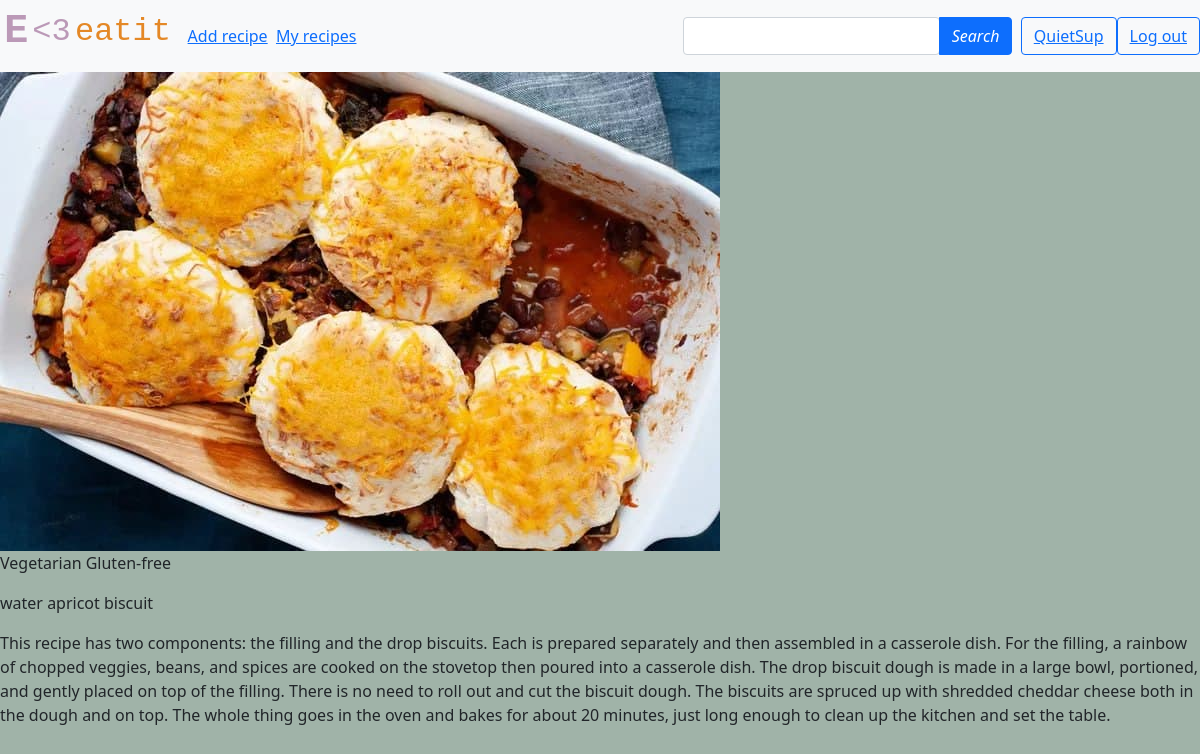
Screenshot of /post/24/ (signed in) with the database file from the repository.
### recipes/models.py (models this page shows, shortened)
class Recipe(models.Model):
    name = models.CharField('Recipe name', max_length=50, unique=True)
    photo = models.ImageField('Photo', upload_to='photos')
    content = models.TextField('Content', blank=False)
    time_created = models.DateTimeField('Creation time', auto_now_add=True)
    time_updated = models.DateTimeField('Update time', auto_now=True)
    author = models.ForeignKey(User, on_delete=models.CASCADE, related_name='posts')
    cat = models.ManyToManyField('Category', verbose_name='Categories')
    ingr = models.ManyToManyField('Ingredient', verbose_name='Ingredients')
    class Meta:
        ordering = ['-time_created', 'name']

class Category(models.Model):
    name = models.CharField(max_length=20, unique=True)
    class Meta:
        verbose_name_plural = 'Categories'

class Ingredient(models.Model):
    name = models.CharField(max_length=20, unique=True)

### recipes/views.py (the view)
# urls.py: path('post/<int:post_id>/', show_post, name='post'),
def show_post(request, post_id):
    recipe = Recipe.objects.filter(id=post_id).first()
    return render(request, 'recipes/recipe.html', {'recipe': recipe})

### recipes/templates/recipes/recipe.html (shortened to what this page needs)
{% extends 'recipes/base.html' %}
{% load static %}
{% block content %}
<img src="{{ recipe.photo.url }}">
        <p>
            {% for c in recipe.cat.all %}
                      {{ c.name }}
            {% endfor %}
        </p>
        <p>
            {% for ing in recipe.ingr.all %}
              {{ ing.name }}
            {% endfor %}
        </p>
        <p>{{ recipe.content}} </p>
{% endblock content %}

### recipes/templates/recipes/base.html (shortened to what this page needs)
{% load static %}
<!doctype html>
<html lang="en">
<head>
    <link href="https://cdn.jsdelivr.net/npm/bootstrap@5.0.2/dist/css/bootstrap.min.css" rel="stylesheet">
      <head>
</head>
  </head>
  <body>
        <header class="mb-auto" >
            <nav class="navbar navbar-expand-lg navbar-light bg-light">
                &nbsp<h1 style="font-family:Courier New; font-weight: bold;"><a href="{% url '' %}" class="pluslink" style="color:#bb99b7">E</a></h1>&nbsp;
                <h2 style="font-family:Courier New;"><a href="{% url '' %}" class="pluslink" style="color:#bb99b7"><3</a></h2>&nbsp;
                <h2 style="font-family:Courier New"><a href="{% url '' %}" class="pluslink" style="color: #e48826">eatit</a></h2>&nbsp;&nbsp;&nbsp;&nbsp;
  <div class="collapse navbar-collapse" id="navbarText">
    <ul class="navbar-nav mr-auto">
        <a class="nav-item" href="{% url 'add_recipe' %}" >Add recipe</a> &nbsp;&nbsp;
        <a class="nav-item" href="{% url 'my_recipes' %}" >My recipes</a> &nbsp;&nbsp;
    </ul>
        <div class="btn-group navbar-nav ms-auto" role="group" aria-label="Basic example">
            <form action="{% url 'search' %}" method="get">
                    <div class="input-group ps-5">
                  <div id="navbar-search-autocomplete" class="form-outline">
                    <input type="search" id="form1" name="q" class="form-control" />
                  </div>
                  <button type="submit" class="btn btn-primary">
                    <i class="fas fa-search"> Search</i>
                  </button>
                    </div>
            </form> &nbsp;&nbsp;
        </div>
      {% if request.user.is_authenticated %}
            <button type="button" class="btn btn-outline-primary" ><a href="{% url 'login' %}" class="nav-item">{{ user.username }}</a></button>
        <button type="button" class="btn btn-outline-primary" ><a href="{% url 'logout' %}" class="nav-item">Log out</a></button>
      {% else %}
            <button type="button" class="btn btn-outline-primary" ><a href="{% url 'login' %}" class="nav-item">Log in</a></button>
        <button type="button" class="btn btn-outline-primary" ><a href="{% url 'register' %}" class="nav-item">Sign up</a></button>
      {% endif %}
        </div>
        </header>
  {% block content %} {% endblock content %}
  </body>
</html>

### recipes/templates/recipes/base.html (style rules this page uses)
.pluslink, .pluslink:visited,.pluslink:hover,.pluslink:active { text-decoration:none; }
html, body { height: 100%; margin: 0; background: #a0b3a8; }

### rows the page displays
Recipe: photo (picture), content "This recipe has two components: the filling and the drop biscuits. Each is prepared separately and then assembled in a casserole dish. For the filling, a rainbow of chopped veggies, beans, and spices are cooked on the stovetop then poured into a casserole dish. The drop biscuit dough is made in a large bowl, portioned, and gently placed on top of the filling. There is no need to roll out and cut the biscuit dough. The biscuits are spruced up with shredded cheddar cheese both in the dough and on top. The whole thing goes in the oven and bakes for about 20 minutes, just long enough to clean up the kitchen and set the table."
Category: name "Vegetarian"
Category: name "Gluten-free"
Ingredient: name "water"
Ingredient: name "apricot"
Ingredient: name "biscuit"

### other values shown
{{ user.username }} "QuietSup"
